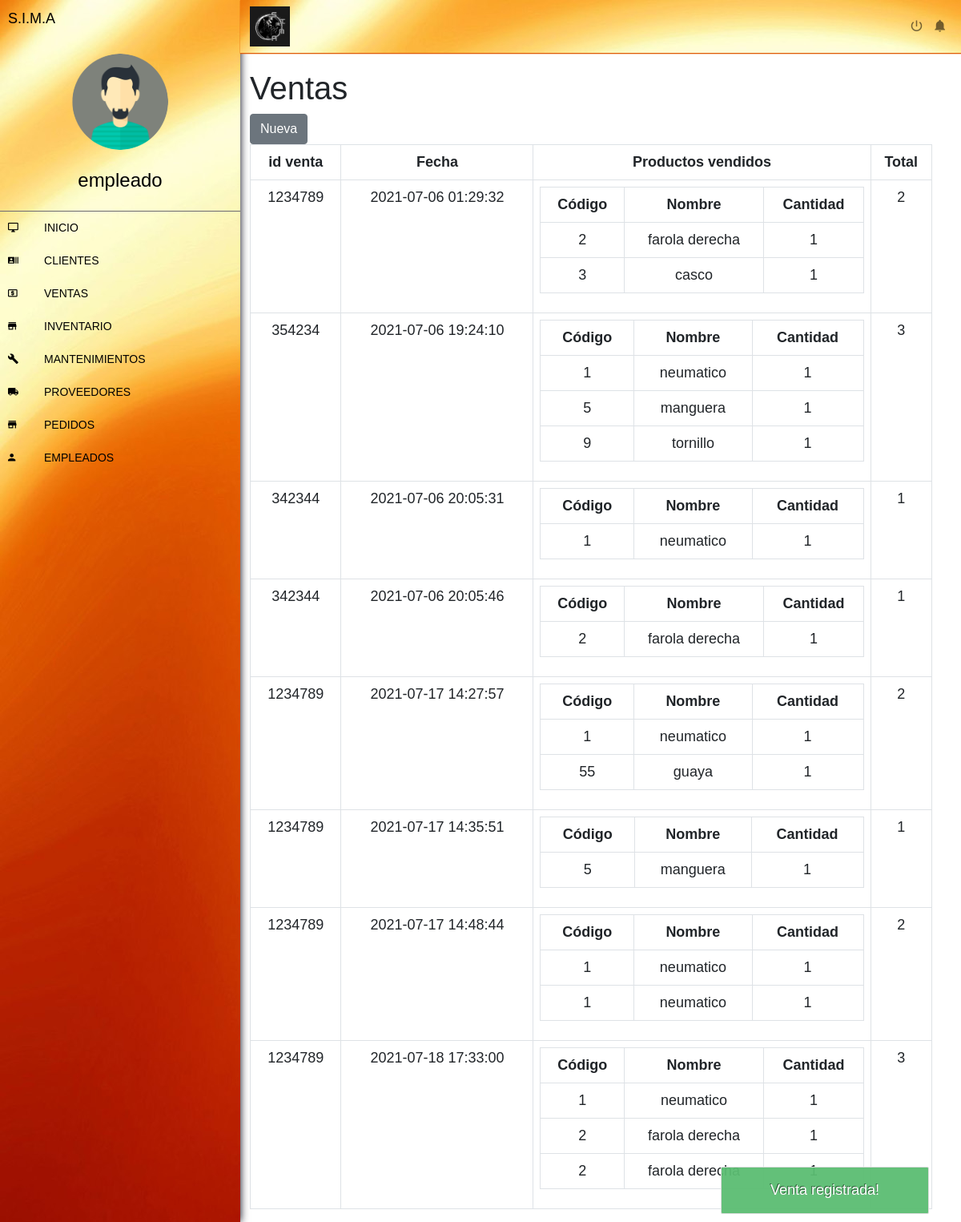
/vistas/ventas/verVentas.php?status=1, run on the app's committed database.
### tables this page shows
CREATE TABLE `ventas` (
  `id` bigint(20) UNSIGNED NOT NULL,
  `fecha` datetime NOT NULL,
  `cliente` int(20) NOT NULL,
  `total` int(50) NOT NULL
);

### vistas/ventas/verVentas.php (the view, shortened to what this page needs)
<?php
    include("../../templates/menusup.php");
    include("../../templates/menulateral.php");
	$pdo = new base();
	$pdo=$pdo->construct();
?>
<!DOCTYPE html>
<html lang="en">
<head>
</head>
<body>
<div class="row">
		<h1>Ventas</h1>
		<div class="col-1">
			<a class="btn btn-secondary" href="./ventas.php">Nueva </a>
		</div>
    <div class="row" id="ventas">
    <?php
$sentencia = $pdo->query("SELECT ventas.total, ventas.fecha, ventas.id,ventas.cliente, GROUP_CONCAT( producto.id_item, '..', producto.nombre_prod, '..', productos_vendidos.cantidad SEPARATOR '__') AS producto FROM ventas INNER JOIN productos_vendidos ON productos_vendidos.id_venta = ventas.id INNER JOIN producto ON producto.id_item = productos_vendidos.id_producto GROUP BY ventas.id ORDER BY ventas.id");
$ventas = $sentencia->fetchAll(PDO::FETCH_OBJ);
?>
	<div class="col-xs-12">
		<table class="table table-bordered">
			<thead>
				<tr>
					<th>id venta</th>
					<th>Fecha</th>
					<th>Productos vendidos</th>
					<th>Total</th>
				</tr>
			</thead>
			<tbody>
				<?php foreach($ventas as $venta){ ?>
				<tr>
					<td><?php echo $venta->cliente ?></td>
					<td><?php echo $venta->fecha ?></td>
					<td>
						<table class="table table-bordered">
							<thead>
								<tr>
									<th>Código</th>
									<th>Nombre</th>
									<th>Cantidad</th>
								</tr>
							</thead>
							<tbody>
								<?php foreach(explode("__", $venta->producto) as $productosConcatenados){
								$producto = explode("..", $productosConcatenados)
								?>
								<tr>
									<td><?php echo $producto[0] ?></td>
									<td><?php echo $producto[1] ?></td>
									<td><?php echo $producto[2] ?></td>
								</tr>
								<?php } ?>
							</tbody>
						</table>
					</td>
					<td><?php echo $venta->total ?></td>
				</tr>
				<?php } ?>
			</tbody>
		</table>
	</div>
    </div>
</body>

### templates/menusup.php (shortened to what this page needs)
<!DOCTYPE html>
<html lang="en">
<head>
    <link rel="stylesheet" href="../../CSS/bootstrap.css">
    <link rel="stylesheet" href="../../CSS/material-design-iconic-font.min.css">
    <link rel="stylesheet" href="../../CSS/menu.css">
</head>
<body>
<div class="col-12 sup sticky-top">
        <nav class="navbar sticky-top navbar-expand-lg navbar-light sup">
            <div class="container-fluid">
                <img src="../../IMAGES/sima logo.jpeg"width="50px" alt="S.I.M.A">
                <ul class="navbar-nav ml-auto nav-flex-icons">
                    <li nav-item>
                        <a class="nav-link" href="">
                            <i class = "zmdi zmdi-power"> </i>
                        </a>
                    </li>
                    <li nav-item>
                        <a class="nav-link" href="">
                            <i class = "zmdi zmdi-notifications"> </i>
                        </a>
                    </li>
                </ul>
            </div>
        </nav>
</div>
</body>
</html>

### templates/menulateral.php (shortened to what this page needs)
<!DOCTYPE html>
<html lang="en">
<head>
    <link rel="stylesheet" href="../../CSS/bootstrap.css">
    <link rel="stylesheet" href="../../CSS/material-design-iconic-font.min.css">
    <link rel="stylesheet" href="../../CSS/menu.css">
<link rel="stylesheet" href="../../CSS/alertify.min.css" />
<link rel="stylesheet" href="../../CSS/themes/default.min.css" />
</head>
<body>
    <div class="container-fluid principal">
        <div class="row">
            <div class="col-">
                <div class="menu-expanded" id="menu" >
                    <div id="header">
                        <div id="title"><span>S.I.M.A</span></div>
                    </div>
                    <div id="profile">
                        <div id="avatar">
                            <img src="../../assets/img/avatar-male.png" alt="avatar">
                        </div>
                        <div id="name">
                            <span>empleado</span>
                        </div>
                    </div>
                    <div id="menu-navigation">
                        <div class="navigation">
                            <a href="../inicio/inicio.php">
                                <div class="icon">
                                    <i class = "zmdi zmdi-desktop-windows" > </i>
                                </div>
                                <div class="title">INICIO</div>
                            </a>
                        </div>
                        <div class="navigation">
                            <a href="../clientes/clientes.php">
                                <div class="icon">
                                    <i class = "zmdi zmdi-accounts-list"> </i>
                                </div>
                                <div class="title">CLIENTES</div>
                            </a>
                        </div>
                        <div class="navigation">
                            <a href="../ventas/verVentas.php">
                                <div class="icon">
                                    <i class = "zmdi zmdi-money-box"> </i>
                                </div>
                                <div class="title">VENTAS</div>
                            </a>
                        </div>
                        <div class="navigation">
                                <a href="../inventario/inventario.php">
                                    <div class="icon">
                                        <i class = "zmdi zmdi-store"> </i>
                                    </div>
                                    <div class="title">INVENTARIO</div>
                                </a>
                        </div>
                            <div class="navigation">
                                <a href="../mantenimientos/mantenimientos.php">
                                    <div class="icon">
                                        <i class = "zmdi zmdi-wrench"> </i>
                                    </div>
                                    <div class="title">MANTENIMIENTOS</div>
                                </a>
                            </div>
                            <div class="navigation">
                                <a href="../proveedores/proveedores.php">
                                    <div class="icon">
                                        <i class = "zmdi zmdi-truck"> </i>
                                    </div>
                                    <div class="title">PROVEEDORES</div>
                                </a>
                            </div>
                            <div class="navigation">
                                <a href="../pedidos/pedidos.php">
                                    <div class="icon">
                                        <i class = "zmdi zmdi-store"> </i>
                                    </div>
                                    <div class="title">PEDIDOS</div>
                                </a>
                        </div>
                            <div class="navigation">
                                <a href="../empleados/empleados.php">
                                    <div class="icon">
                                        <i class = "zmdi zmdi-account"> </i>
                                    </div>
                                    <div class="title">EMPLEADOS</div>
                                </a>
                            </div>
                        </div>
                    </div>
                </div>
            </div>

### CSS/menu.css (style rules this page uses)
:root { --width: 300px; --padding: 10px; --bg-color: #321d7a; --hovercolor:#6b6972; --width-collapsed:50px; }
body { font-family: Arial, Helvetica, sans-serif; font-size: 18px; padding: 0; margin: 0; margin-left: var(--width); }
#menu-navigation { color: white; }
#menu { background-image: url(../IMAGES/fondo.jpg); background-repeat: no-repeat; color: black; position: fixed; height: 100%; left: 0; top: 0; }
#menu a { color: black; text-decoration: none; }
#menu #profile { border-bottom: solid 1px var(--hovercolor); padding: var(--padding); text-align: center; }
#menu #profile #avatar { box-sizing: border-box; padding: var(--padding); margin: 0 auto; }
#menu #profile #avatar img { border-radius: 50%; width: 60%; }
#menu #profile #avatar,#menu #profile #name { font-size: 24px; padding: var(--padding) 0; overflow: hidden; }
#menu #menu-navigation { overflow: hidden; }
#menu #menu-navigation .navigation { width: var(--width); }
#menu #menu-navigation .navigation .icon { display: inline-block; }
#menu #menu-navigation .navigation .icon,#menu #menu-navigation .navigation .title { font-size: 14px; vertical-align: middle; overflow: hidden; display: inline-block; }
#menu #menu-navigation .navigation a { display: block; }
#menu #menu-navigation .navigation .icon { box-sizing: border-box; padding: var(--padding); width: var(--width-collapsed); }
#menu #menu-navigation .navigation .icon i { width: 100%; }
#menu #menu-navigation .navigation .title { padding: var(--padding) 0; }
.menu-expanded { width: var(--width); box-shadow: 0 0 10px #000011; }
.menu-expanded #header #title { display: inline-block; width: calc(100%-50px); margin-right: -5px; padding: var(--padding); }
.menu-expanded #header #title span { width: calc(var(--width) - var(--width-collapsed) - 5px); overflow: hidden; padding-right: 150px; }
.menu-expanded #profile #avatar { width: 200px; }
.menu-expanded #profile #name { width: 100%; }
.sup { background-image: url(../IMAGES/fondo.jpg); box-shadow:0 1px 1px #df5e08; margin-bottom: 20px; }
.table { text-align: center; }

### data on the page
ventas: cliente "1234789", fecha "2021-07-06 01:29:32", producto "2", producto "farola derecha", producto "1", producto "3", producto "casco", total "2"
ventas: cliente "354234", fecha "2021-07-06 19:24:10", producto "1", producto "neumatico", producto "5", producto "manguera", producto "9", producto "tornillo", total "3"
ventas: cliente "342344", fecha "2021-07-06 20:05:31", producto "1", producto "neumatico", total "1"
ventas: cliente "342344", fecha "2021-07-06 20:05:46", producto "2", producto "farola derecha", producto "1", total "1"
ventas: cliente "1234789", fecha "2021-07-17 14:27:57", producto "1", producto "neumatico", producto "55", producto "guaya", total "2"
ventas: cliente "1234789", fecha "2021-07-17 14:35:51", producto "5", producto "manguera", producto "1", total "1"
ventas: cliente "1234789", fecha "2021-07-17 14:48:44", producto "1", producto "neumatico", total "2"
ventas: cliente "1234789", fecha "2021-07-18 17:33:00", producto "1", producto "neumatico", producto "2", producto "farola derecha", total "3"
